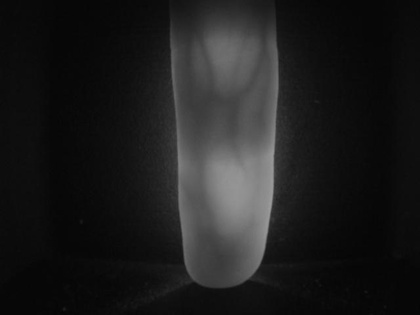
%> input picture experiments/illumination_correction/01.jpg, 420 x 315 px, shrunk from 640 x 480 before the run
$ octave test_intersection.m   (GNU Octave 9; MATLAB toolbox functions it lacks are replaced by stand-ins)
%> lines starting %> are read from the running program, lines starting %| are printed output that depends on the picture; in (x1, y1, x2, y2) boxes, pixels count from 0 and x2, y2 are one past the last pixel; in counts of white or black regions, pixels touching at a corner belong together; the program's own positions count from 1
### experiments/experiment_2/get_vein.m
function [ image ] = get_vein( filename )
%> called with filename = 'fv/1/01.jpg'

im = imread (filename);
%> im is the input picture: size 315x420 uint8; min 4, max 156, mean 29.4
%% This depends on database being used. Not needed for images already
%% grayscale
%im= im2gray (im);
%%
image = adapthisteq ( im );
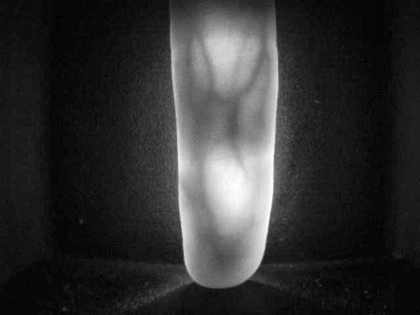
%> image: size 315x420 uint8; min 0, max 255, mean 48.9

smooth_filter = fspecial ('gaussian', [13 13], 2);
image = imfilter (image, smooth_filter, 'replicate');

mean_filter = fspecial ('average', 25); % Chose 50 as the window size
imMean = imfilter (image, mean_filter, 'replicate');
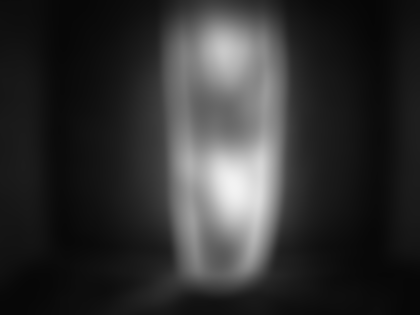
%> imMean: size 315x420 uint8; min 6, max 243, mean 48.9

image = imMean - image;
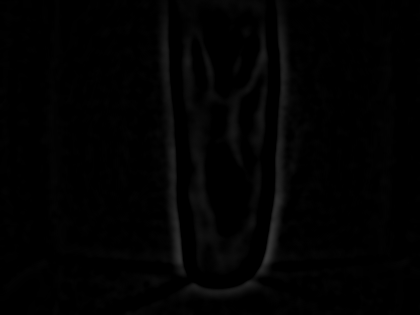
%> image: size 315x420 uint8; min 0, max 54, mean 2.3
thresh = graythresh (image) * 0.7;
%> thresh = 0.0275
image = im2bw (image, thresh);
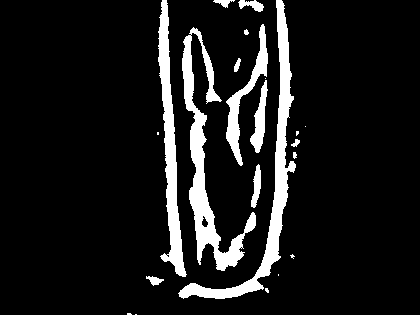
%> image: size 315x420 logical; 10.3% white; 22 white regions (9 under 20 px), largest, box (x1, y1, x2, y2) and area: (178, 0, 296, 299) 4043, (182, 27, 256, 271) 4040, (158, 0, 187, 277) 2884

end

### experiments/experiment_2/get_skeleton.m
function [ skeleton, vein_branch ] = get_skeleton( image )
%get_skeleton Returns skeleton of the vein image
%   Detailed explanation goes here

skeleton = bwmorph (image, 'dilate');
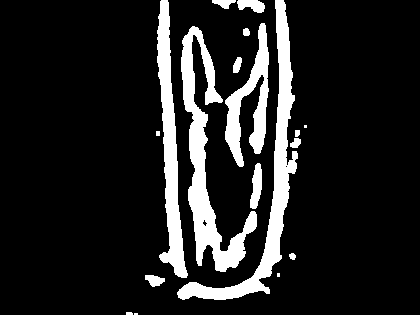
%> skeleton: size 315x420 logical; 13.3% white; 18 white regions (3 under 20 px), largest, box (x1, y1, x2, y2) and area: (181, 26, 257, 272) 5159, (177, 0, 298, 300) 5076, (157, 0, 188, 278) 3567
skeleton = bwmorph (skeleton, 'thin', Inf);
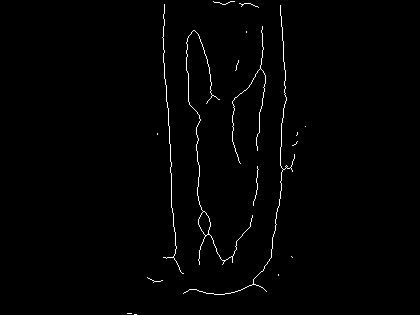
%> skeleton: size 315x420 logical; 1.1% white in thin lines or dots, all inside (x1, y1, x2, y2) = (127, 1, 306, 315)
skeleton = bwmorph (skeleton, 'fill');

% [11 lines of commented-out code are left out]

vein_branch = bwmorph (skeleton, 'branchpoints');
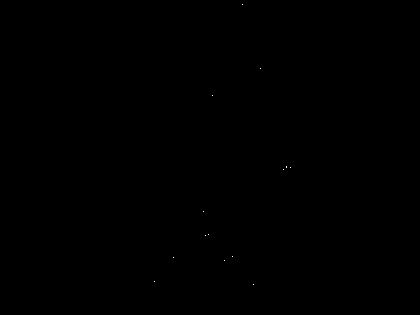
%> vein_branch: size 315x420 logical; 0.01% white in thin lines or dots, all inside (x1, y1, x2, y2) = (154, 4, 291, 285)

end

### experiments/experiment_2/intersection_points.m
function [ x y ] = intersection_points( branches, plot )
%intersection_points Returns the x,y co-ordinates of the intersection points
%   Detailed explanation goes here

    if (nargin < 2)
       plot = 0;
    end

    x = zeros ( sum (sum (branches) ), 1 );
    y = zeros ( sum ( sum(branches) ), 1 );
    index = 1;

    for row = 1:size (branches, 1)
        for col = 1:size (branches, 2)

            if (branches(row, col) == 1)
                x(index) = col;
                y(index) = row;
                index = index + 1;
            end
        end
    end
%> after the loop, index = 16; x = [243; 261; 213; 287; 287; 291; 284; 204; 209; 206; 233; 174; 225; 155; 254]; y = [5; 69; 96; 167; 168; 168; 170; 212; 235; 236; 257; 258; 261; 282; 285]

    if (plot)
        figure
        scatter (x, y);
    end

end

### experiments/experiment_2/distance_combinations.m
function [ distances, angles ] = distance_combinations( x, y )
%UNTITLED Summary of this function goes here
%   Computes all distance combinations between the points
%   x and y are vectors of the same length, ie N x 1
%   The result is an N x N matrix which has the length from x_i, y_i to
%   every other vector
%   Likewise, we do the same for the angles
%   In row i of the result matrix, each column is the distance from point i
%   (x_i, y_i_ to every other point in the matrix

%   It is only necessary to compute half of these entries, or n * (n - 1) /
%   2 entries (if one takes the combinations)


%%
% No use in doing the whole NxN matrix thing
%%
% [17 lines of commented-out code are left out]

n = length (x);
total = n * (n -1) / 2; % This is equal to nC2. Total number of possible combinations
distances = zeros (total, 1);
angles = zeros (total, 1);
counter = 1;

for row = 1 : length (x)

    vector1 = [ x(row) ; y(row) ];

    for col = row+1 : length (x)

        vector2 = [ x(col) ; y(col) ];
        distance = distance_function ( vector1, vector2);
        angle = angle_function (vector1, vector2);

        distances (counter) = distance;
        angles (counter) = angle;
        counter = counter + 1;
    end
end

end

### experiments/experiment_2/test_intersection.m
filenames = ['fv/1/01.jpg' ; 'fv/1/02.jpg' ; 'fv/2/01.jpg' ; 'fv/2/02.jpg' ; 'fv/3/01.jpg' ; 'fv/3/02.jpg' ; 'fv/4/01.jpg' ; 'fv/4/02.jpg' ; 'fv/4/03.jpg'];

veins = {}; % create a struct to store the vein data

for i = 1:size(filenames, 1)
   veins(i).vein = get_vein(filenames(i, :));
   [skeleton branchpoints] = get_skeleton (veins(i).vein);
   veins(i).skeleton = skeleton;
   veins(i).branchpoints = branchpoints;
   [x y] = intersection_points (veins(i).branchpoints);
   veins(i).x = x;
   veins(i).y = y;

   [distances angles] = distance_combinations (x, y);
%> in distance_combinations, `n = length (x);`: n = 15
%> in distance_combinations, `total = n * (n -1) / 2;`: total = 105
%> the loop in distance_combinations, `for row = 1 : length (x)` made 15 passes
%> vector1 on passes 1 to 12: [243; 5], [261; 69], [213; 96], [287; 167], [287; 168], [291; 168], [284; 170], [204; 212], [209; 235], [206; 236], [233; 257], [174; 258]
%> after the loop in distance_combinations, `for row = 1 : length (x)`: angles = 105 values, max 1.57 at index 40, min -1.54 at index 33, mean -0.27; counter = 106; distances = 105 values, max 290.6 at index 13, min 1 at index 40, mean 113
%> the run ends on the next line
